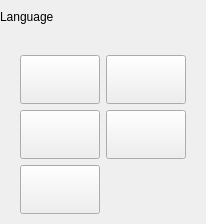
                     <widget class="QFrame" name="frame_template_2">
                      <property name="minimumSize">
                       <size>
                        <width>0</width>
                        <height>104</height>
                       </size>
                      </property>
                      <property name="acceptDrops">
                       <bool>true</bool>
                      </property>
                      <layout class="QVBoxLayout" name="verticalLayout_24" stretch="0,1">
                       <property name="spacing">
                        <number>7</number>
                       </property>
                       <property name="leftMargin">
                        <number>0</number>
                       </property>
                       <property name="topMargin">
                        <number>0</number>
                       </property>
                       <property name="rightMargin">
                        <number>0</number>
                       </property>
                       <property name="bottomMargin">
                        <number>0</number>
                       </property>
                       <item>
                        <layout class="QHBoxLayout" name="horizontalLayout_15" stretch="1">
                         <property name="rightMargin">
                          <number>8</number>
                         </property>
                         <item>
                          <widget class="QLabel" name="label_14">
                           <property name="minimumSize">
                            <size>
                             <width>0</width>
                             <height>33</height>
                            </size>
                           </property>
                           <property name="text">
                            <string>Language</string>
                           </property>
                           <property name="title" stdset="0">
                            <bool>true</bool>
                           </property>
                          </widget>
                         </item>
                        </layout>
                       </item>
                       <item>
                        <widget class="QFrame" name="frame_13">
                         <property name="settingsContent" stdset="0">
                          <bool>true</bool>
                         </property>
                         <layout class="QGridLayout" name="gridLayout_15" rowstretch="0">
                          <property name="leftMargin">
                           <number>20</number>
                          </property>
                          <property name="topMargin">
                           <number>15</number>
                          </property>
                          <property name="rightMargin">
                           <number>20</number>
                          </property>
                          <property name="bottomMargin">
                           <number>10</number>
                          </property>
                          <property name="horizontalSpacing">
                           <number>10</number>
                          </property>
                          <item row="0" column="0" alignment="Qt::AlignTop">
                           <widget class="QFrame" name="frame_languages">
                            <property name="frameShape">
                             <enum>QFrame::NoFrame</enum>
                            </property>
                            <property name="frameShadow">
                             <enum>QFrame::Raised</enum>
                            </property>
                            <property name="lineWidth">
                             <number>0</number>
                            </property>
                            <layout class="QGridLayout" name="gridLayout_3">
                             <property name="leftMargin">
                              <number>0</number>
                             </property>
                             <property name="topMargin">
                              <number>0</number>
                             </property>
                             <property name="rightMargin">
                              <number>0</number>
                             </property>
                             <property name="bottomMargin">
                              <number>0</number>
                             </property>
                             <property name="horizontalSpacing">
                              <number>6</number>
                             </property>
                             <item row="0" column="1">
                              <widget class="QPushButton" name="pushButton_de">
                               <property name="minimumSize">
                                <size>
                                 <width>80</width>
                                 <height>49</height>
                                </size>
                               </property>
                               <property name="maximumSize">
                                <size>
                                 <width>80</width>
                                 <height>49</height>
                                </size>
                               </property>
                               <property name="toolTip">
                                <string>German</string>
                               </property>
                               <property name="text">
                                <string notr="true"/>
                               </property>
                               <property name="checkable">
                                <bool>true</bool>
                               </property>
                               <property name="checked">
                                <bool>false</bool>
                               </property>
                               <property name="default">
                                <bool>false</bool>
                               </property>
                               <property name="flat">
                                <bool>false</bool>
                               </property>
                               <property name="language" stdset="0">
                                <bool>true</bool>
                               </property>
                              </widget>
                             </item>
                             <item row="0" column="0">
                              <widget class="QPushButton" name="pushButton_en">
                               <property name="minimumSize">
                                <size>
                                 <width>80</width>
                                 <height>49</height>
                                </size>
                               </property>
                               <property name="maximumSize">
                                <size>
                                 <width>80</width>
                                 <height>49</height>
                                </size>
                               </property>
                               <property name="toolTip">
                                <string>English</string>
                               </property>
                               <property name="text">
                                <string notr="true"/>
                               </property>
                               <property name="checkable">
                                <bool>true</bool>
                               </property>
                               <property name="checked">
                                <bool>false</bool>
                               </property>
                               <property name="default">
                                <bool>false</bool>
                               </property>
                               <property name="flat">
                                <bool>false</bool>
                               </property>
                               <property name="language" stdset="0">
                                <bool>true</bool>
                               </property>
                              </widget>
                             </item>
                             <item row="1" column="1">
                              <widget class="QPushButton" name="pushButton_ja">
                               <property name="minimumSize">
                                <size>
                                 <width>80</width>
                                 <height>49</height>
                                </size>
                               </property>
                               <property name="maximumSize">
                                <size>
                                 <width>80</width>
                                 <height>49</height>
                                </size>
                               </property>
                               <property name="toolTip">
                                <string>Japanese</string>
                               </property>
                               <property name="toolTipDuration">
                                <number>-1</number>
                               </property>
                               <property name="text">
                                <string/>
                               </property>
                               <property name="checkable">
                                <bool>true</bool>
                               </property>
                               <property name="language" stdset="0">
                                <bool>true</bool>
                               </property>
                              </widget>
                             </item>
                             <item row="1" column="0">
                              <widget class="QPushButton" name="pushButton_fil">
                               <property name="minimumSize">
                                <size>
                                 <width>80</width>
                                 <height>49</height>
                                </size>
                               </property>
                               <property name="maximumSize">
                                <size>
                                 <width>80</width>
                                 <height>49</height>
                                </size>
                               </property>
                               <property name="toolTip">
                                <string>Filipino</string>
                               </property>
                               <property name="text">
                                <string/>
                               </property>
                               <property name="checkable">
                                <bool>true</bool>
                               </property>
                               <property name="language" stdset="0">
                                <bool>true</bool>
                               </property>
                              </widget>
                             </item>
                             <item row="2" column="0">
                              <widget class="QPushButton" name="pushButton_tr">
                               <property name="minimumSize">
                                <size>
                                 <width>80</width>
                                 <height>49</height>
                                </size>
                               </property>
                               <property name="maximumSize">
                                <size>
                                 <width>80</width>
                                 <height>49</height>
                                </size>
                               </property>
                               <property name="toolTip">
                                <string>Turkish</string>
                               </property>
                               <property name="text">
                                <string/>
                               </property>
                               <property name="checkable">
                                <bool>true</bool>
                               </property>
                               <property name="flat">
                                <bool>false</bool>
                               </property>
                               <property name="language" stdset="0">
                                <bool>true</bool>
                               </property>
                              </widget>
                             </item>
                            </layout>
                           </widget>
                          </item>
                         </layout>
                        </widget>
                       </item>
                      </layout>
                     </widget>
